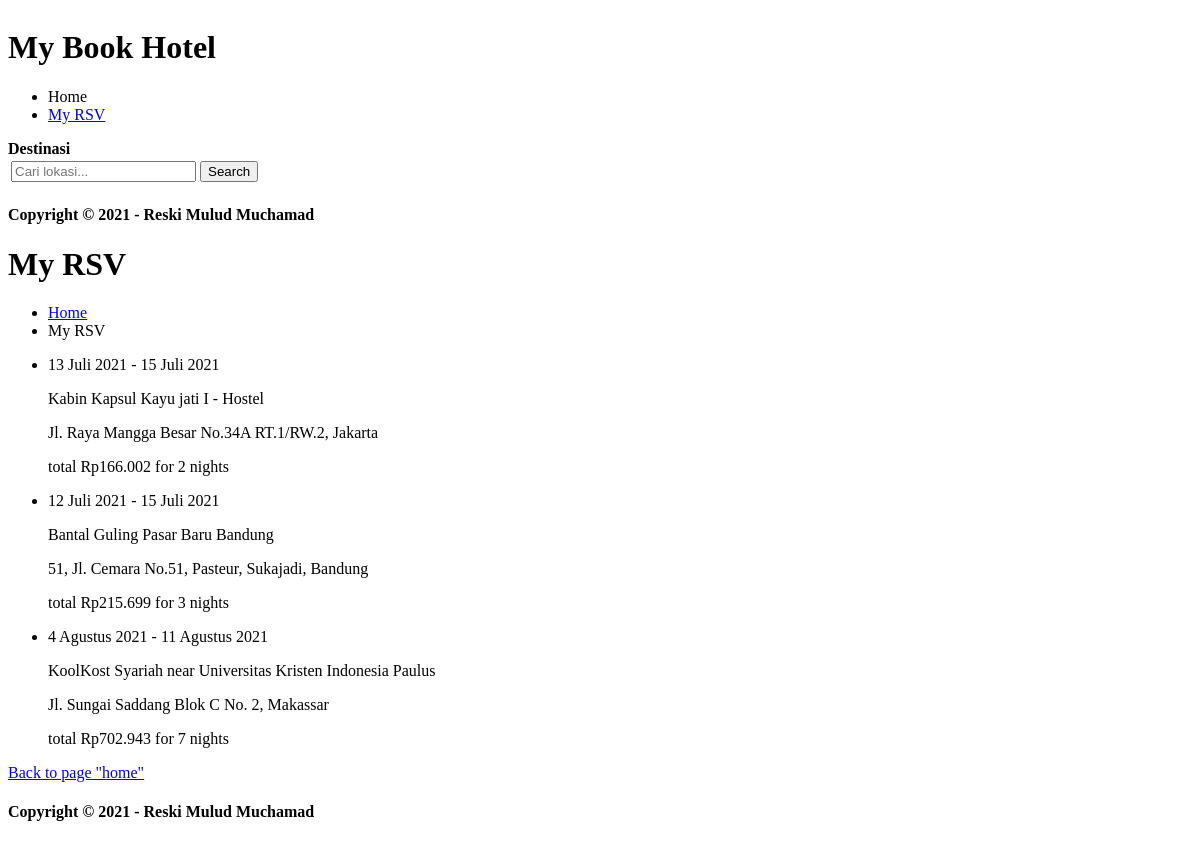
The page /public on the database its author committed.
### tables this page shows
CREATE TABLE `my_booking_rsv` (
  `id` int(11) NOT NULL,
  `nama` varchar(126) NOT NULL,
  `ci_date` varchar(126) NOT NULL,
  `co_date` varchar(126) NOT NULL,
  `cost_current` varchar(126) NOT NULL,
  `cost_total` varchar(126) NOT NULL,
  `address` varchar(256) NOT NULL
);

### app/core/Controller.php (called while the page is built, shortened)
<?php
class Controller {
    public function view($view, $data = [])
    {
        extract($data);
        require_once '../app/views/' . $view . '.php';
    }
    public function model($model)
    {
        return new $model;
    }
}

### app/controllers/Home.php (called while the page is built, shortened)
<?php
class Home extends Controller {
    public function index()
    {
        $data['title'] = 'My Book Hotel';
        $booking = $this->model('Booking_model');
        $data['rsv'] = $booking->getAllRsv();
        $this->view('templates/header', $data);
        $this->view('home/index', $data);
        $this->view('home/myrsv', $data);
        $this->view('templates/footer');
    }
}

### app/core/App.php (called while the page is built, shortened)
<?php
class App {
    protected $method = 'index';
    protected $params = [];
    public function __construct()
    {
        $this->controller = new $this->controller;
        call_user_func_array([$this->controller, $this->method], $this->params);
    }
}

### public/index.php (called while the page is built, shortened)
<?php
$app = new App;

### app/core/Database.php (called while the page is built, shortened)
<?php
class Database {
    private $db_host = DB_HOST;
    private $db_user = DB_USER;
    private $db_pass = DB_PASS;
    private $db_name = DB_NAMAE;
    private $dbh;
    private $stmt;
    public function __construct()
    {
        try {
            $this->dbh = new PDO(
                "mysql:host=$this->db_host;dbname=$this->db_name;charset=UTF8",
                $this->db_user,
                $this->db_pass
            );
            $this->dbh->query("SET NAMES 'utf8'");
            $this->dbh->setAttribute(PDO::ATTR_ERRMODE, PDO::ERRMODE_EXCEPTION);
        }
        catch(PDOException $e) {
            error_log($e->getMessage());
            die("A database error was encountered");
        }
    }
    public function query($query)
    {
        $this->stmt = $this->dbh->prepare($query);
    }
    public function execute()
    {
        $this->stmt->execute();
    }
    public function resultSet()
    {
        $this->execute();
        return $this->stmt->fetchAll(PDO::FETCH_ASSOC);
    }
}
?>

### app/models/Booking_model.php (called while the page is built, shortened)
<?php
class Booking_model {
    private $table = 'my_booking_rsv';
    private $db;
    public function __construct()
    {
        $this->db = new Database();
    }
    public function getAllRsv()
    {
        $this->db->query("SELECT * FROM $this->table");
        return $this->db->resultSet();
    }
}

### app/views/home/myrsv.php (the view)
<div data-role="page" id="my" data-theme="a">
    <div data-role="header">
        <h1 id="movie-title">My RSV</h1>
        <div data-role="navbar" data-iconpos="right">
            <ul>
                <li><a href="#home" data-direction="reverse" data-icon="home">Home</a></li>
                <li><a data-icon="user" data-theme="b">My RSV</a></li>
            </ul>
        </div>
    </div>
    <div role="main" class="ui-content">
        <ul data-role="listview" id="list-my-rsv" data-filter="true" data-filter-placeholder="Search reservasi..."
            data-inset="true">
            <?php if ($rsv) : ?>
            <?php foreach ($rsv as $r) : ?>
            <li>
                <p><?= $r['ci_date']; ?> - <?= $r['co_date']; ?></p>
                <?= $r['nama']; ?>
                <p><?= $r['address']; ?></p>
                <?= $r['cost_total']; ?>
            </li>
            <?php endforeach; ?>
            <?php else : ?>
            <li id="no-data">Belum ada data</li>
            <?php endif; ?>
        </ul>
        <p><a href="#home" data-direction="reverse" class="ui-btn ui-shadow ui-corner-all ui-btn-b">Back to page
                "home"</a></p>
    </div>
    <div data-role="footer" data-theme="a" data-position="fixed">
        <h4>Copyright &copy; 2021 - Reski Mulud Muchamad</h4>
    </div>
</div>

### app/views/templates/header.php (shortened to what this page needs)
<!DOCTYPE html>
<html lang="en">
<head>
    <link rel="stylesheet" href="<?= BASEURL; ?>assets/css/style.css">
    <link rel="stylesheet" href="http://code.jquery.com/mobile/1.4.5/jquery.mobile-1.4.5.min.css" />
</head>
<body>

### app/views/home/index.php (shortened to what this page needs)
<div data-role="page" id="home">
    <div data-role="header" style="overflow: hidden;" data-position="fixed">
        <h1><?= $title; ?></h1>
        <div data-role="navbar" data-iconpos="right">
            <ul>
                <li><a data-icon="home" data-theme="b">Home</a></li>
                <li><a href="#my" data-direction="reverse" data-icon="user">My RSV</a></li>
            </ul>
        </div>
    </div>
    <div role="main" class="ui-content">
        <label for="search-input"><b>Destinasi</b></label>
        <div>
            <table id="table-search">
                <tr>
                    <td>
                        <input type="search" name="search-input" id="search-input" placeholder="Cari lokasi...">
                    </td>
                    <td>
                        <input data-mini="true" id="search-button" type="button" value="Search">
                    </td>
                </tr>
            </table>
        </div>
    </div>
    <div data-role="footer" data-theme="a" data-position="fixed">
        <h4>Copyright &copy; 2021 - Reski Mulud Muchamad</h4>
    </div>
</div>

### app/views/templates/footer.php (shortened to what this page needs)
</body>
</html>

### rows shown on the page
my_booking_rsv: ci_date "13 Juli 2021", co_date "15 Juli 2021", nama "Kabin Kapsul Kayu jati I - Hostel", address "Jl. Raya Mangga Besar No.34A RT.1/RW.2, Jakarta", cost_total "total Rp166.002 for 2 nights"
my_booking_rsv: ci_date "12 Juli 2021", co_date "15 Juli 2021", nama "Bantal Guling Pasar Baru Bandung", address "51, Jl. Cemara No.51, Pasteur, Sukajadi, Bandung", cost_total "total Rp215.699 for 3 nights"
my_booking_rsv: ci_date "4 Agustus 2021", co_date "11 Agustus 2021", nama "KoolKost Syariah near Universitas Kristen Indonesia Paulus", address "Jl. Sungai Saddang Blok C No. 2, Makassar", cost_total "total Rp702.943 for 7 nights"

### other values the page prints
$title "My Book Hotel"
